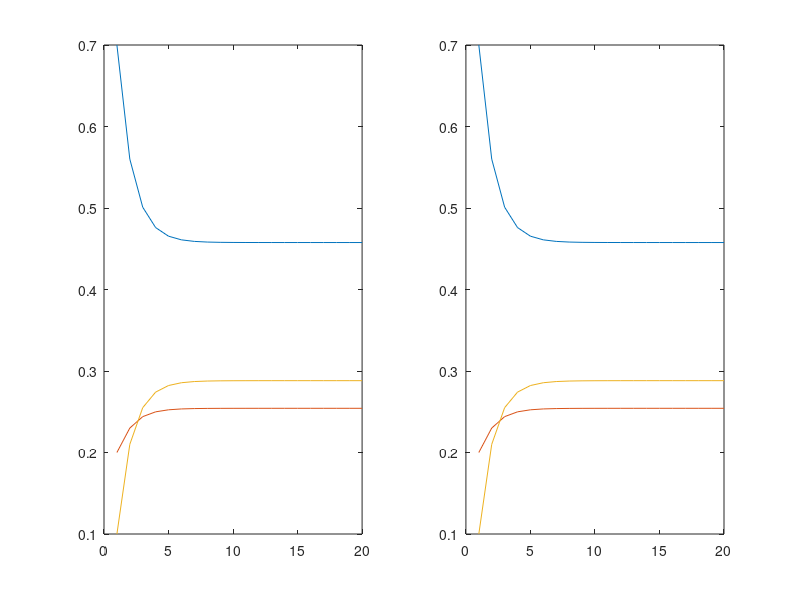

The MATLAB source for this figure:
%% alinea a 
T = ([0.7 0.2 0.1;
    0.2 0.3 0.5;
    0.3 0.3 0.4])'
%% alinea b
X=[1;0;0];
X2 = T^2*X
%% alinea c
n=(1:20);

for i = 1:20
    transitions = T^i;
    plotsol(i) = transitions(1);
    plotnuvens(i) = transitions(2);
    plotchuva(i) = transitions(3);
end
subplot(1,2,1)
title("Alinea C")
plot(n,plotsol);
hold on
plot(n,plotnuvens);
plot(n,plotchuva);
hold off
%% alinea d
n=(1:20);
i=1;
while(true)
    transitions = T^i;
    plotsol(i) = transitions(1);
    plotnuvens(i) = transitions(2);
    plotchuva(i) = transitions(3);
    if(i>1)
       if( abs(plotsol(i)- plotsol(i-1) )< 10^-4)
           break;
       end
       if( abs(plotnuvens(i)- plotnuvens(i-1)) < 10^-4)
           break;
       end
       if( abs(plotchuva(i)- plotchuva(i-1)) < 10^-4)
           break;
       end
    end
   i=i+1;
end
subplot(1,2,2)
title("Alinea D")
plot(n,plotsol);
hold on
plot(n,plotnuvens);
plot(n,plotchuva);
hold off


